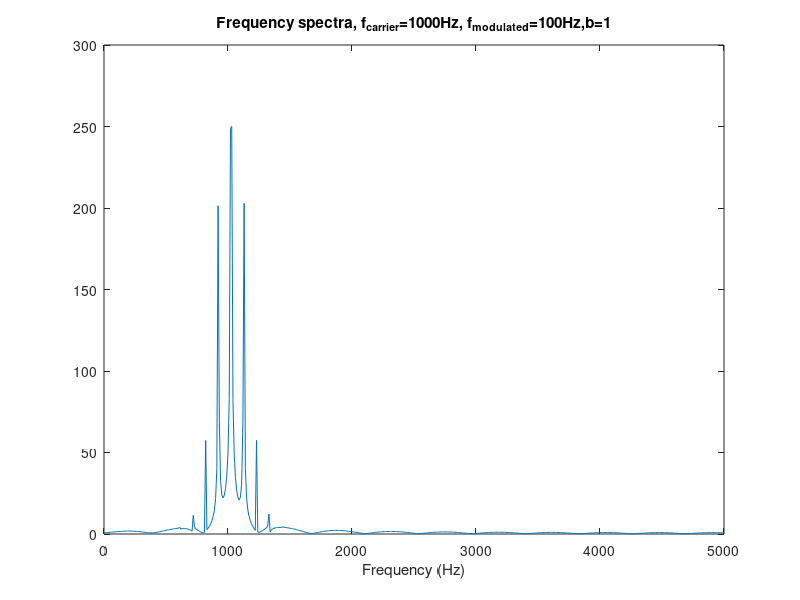
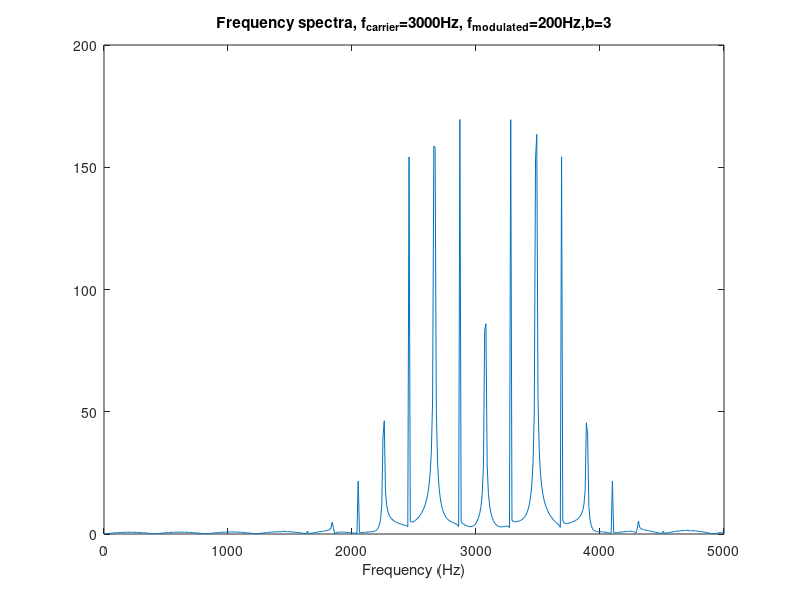

Here is the MATLAB script that generated these plots, in order:
%%
%1.5)
%f_c=1000Hz, f_m=100Hz, b=1

t1 = linspace(0,0.1,1000)
w1 = linspace(0,5000,length(t1)/2+1)

w_c1 = 1000*2*pi
w_m1 = 100*2*pi
b1 = 1
s1 = sin(w_c1*t1-b1*cos(w_m1*t1))

fts1 = abs(fft(s1,1024))
fts1 = fts1(1:length(t1)/2+1)

figure(2)
plot(w1,fts1)
xlabel('Frequency (Hz)')
title('Frequency spectra, f_{carrier}=1000Hz, f_{modulated}=100Hz,b=1')


%%
%f_c=3000Hz, f_m=200Hz, b=3

t2 = linspace(0,0.1,1000)
w2 = linspace(0,5000,length(t2)/2+1)

w_c2 = 3000*2*pi
w_m2 = 200*2*pi
b2 = 3
s2 = sin(w_c2*t2-b2*cos(w_m2*t2))

fts2 = abs(fft(s2,1024))
fts2 = fts2(1:length(t2)/2+1)

figure(3)
plot(w2,fts2)
xlabel('Frequency (Hz)')
title('Frequency spectra, f_{carrier}=3000Hz, f_{modulated}=200Hz,b=3')


%This signal gives for b=0 also only a peak at f=f_car=1000Hz (which is 
%also the middle peak if b is not 0), however if you
%increase b, more and more peaks arise to the sides of it with +/-f_mod,
%+/-2*f_mod, +/-3*f_mod, etc. So if f_mod becomes bigger then the spikes of
%the side peaks become more apart of eachother. 












